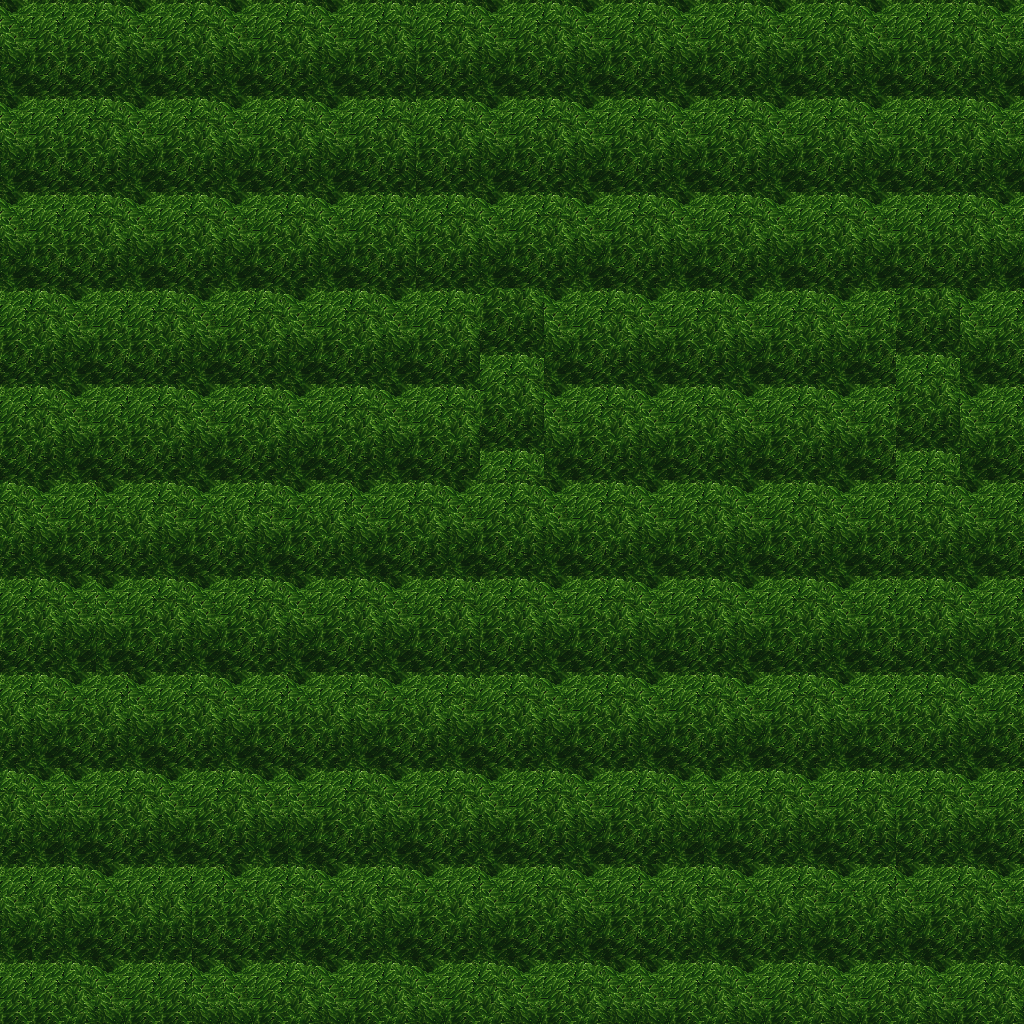

A level layout from a 2D game, rendered from its tile map. Below: a short description, then the map file with tile-grid data replaced by summaries:
An orthogonal 32x32 tile map with 32x32 px tiles, 5 tile layers (Ground, Objects, Objects2, Above, ...), 1 hidden layer not drawn, 19 tilesets.

<map version="1.10" tiledversion="1.11.0" orientation="orthogonal" renderorder="right-down" width="32" height="32" tilewidth="32" tileheight="32" infinite="0" nextlayerid="11" nextobjectid="1">
 <tileset firstgid="1" name="ground_ground" tilewidth="32" tileheight="32" tilecount="33" columns="3">
  <image source="../drawable/ground_ground.png" width="96" height="352" />
 </tileset>
 <tileset firstgid="34" name="plant_grasses" tilewidth="32" tileheight="32" tilecount="6" columns="3">
  <image source="../drawable/plant_grasses.png" width="96" height="64" />
 </tileset>
 <tileset firstgid="40" name="plant_flower_daisy_blue" tilewidth="32" tileheight="32" tilecount="8" columns="2">
  <image source="../drawable/plant_flower_daisy_blue.png" width="64" height="128" />
 </tileset>
 <tileset firstgid="48" name="plant_flower_daisy_yellow" tilewidth="32" tileheight="32" tilecount="8" columns="2">
  <image source="../drawable/plant_flower_daisy_yellow.png" width="64" height="128" />
 </tileset>
 <tileset firstgid="56" name="plant_flower_daisy_red" tilewidth="32" tileheight="32" tilecount="8" columns="2">
  <image source="../drawable/plant_flower_daisy_red.png" width="64" height="128" />
 </tileset>
 <tileset firstgid="64" name="plant_flower_daisy_white" tilewidth="32" tileheight="32" tilecount="8" columns="2">
  <image source="../drawable/plant_flower_daisy_white.png" width="64" height="128" />
 </tileset>
 <tileset firstgid="72" name="logic_collision" tilewidth="32" tileheight="32" tilecount="1" columns="1">
  <image source="../drawable/logic_collision.png" width="32" height="32" />
 </tileset>
 <tileset firstgid="73" name="plant_tree_tree_green" tilewidth="32" tileheight="32" tilecount="88" columns="8">
  <image source="../drawable/plant_tree_tree_green.png" width="256" height="352" />
 </tileset>
 <tileset firstgid="161" name="logic_item_resources" tilewidth="32" tileheight="32" tilecount="6" columns="6">
  <image source="../drawable/logic_item_resources.png" width="192" height="32" />
 </tileset>
 <tileset firstgid="167" name="item_statue_broken_green_column" tilewidth="32" tileheight="32" tilecount="2" columns="1">
  <image source="../drawable/item_statue_broken_green_column.png" width="32" height="64" />
 </tileset>
 <tileset firstgid="169" name="plant_tree_spruce" tilewidth="32" tileheight="32" tilecount="6" columns="2">
  <image source="../drawable/plant_tree_spruce.png" width="64" height="96" />
 </tileset>
 <tileset firstgid="175" name="plant_tree_pine_snowy" tilewidth="32" tileheight="32" tilecount="6" columns="2">
  <image source="../drawable/plant_tree_pine_snowy.png" width="64" height="96" />
 </tileset>
 <tileset firstgid="181" name="logic_creature_ent" tilewidth="32" tileheight="32" tilecount="4" columns="4">
  <image source="../drawable/logic_creature_ent.png" width="128" height="32" />
 </tileset>
 <tileset firstgid="185" name="logic_item_mushroom" tilewidth="32" tileheight="32" tilecount="6" columns="6">
  <image source="../drawable/logic_item_mushroom.png" width="192" height="32" />
 </tileset>
 <tileset firstgid="191" name="plant_star_shaped_plants" tilewidth="32" tileheight="32" tilecount="6" columns="2">
  <image source="../drawable/plant_star_shaped_plants.png" width="64" height="96" />
 </tileset>
 <tileset firstgid="197" name="plant_tree_tree_darkgreen" tilewidth="32" tileheight="32" tilecount="88" columns="8">
  <image source="../drawable/plant_tree_tree_darkgreen.png" width="256" height="352" />
 </tileset>
 <tileset firstgid="285" name="plant_stump_stump_pale_brown" tilewidth="32" tileheight="32" tilecount="4" columns="2">
  <image source="../drawable/plant_stump_stump_pale_brown.png" width="64" height="64" />
 </tileset>
 <tileset firstgid="289" name="plant_tree_umbrella_thorn" tilewidth="32" tileheight="32" tilecount="18" columns="6">
  <image source="../drawable/plant_tree_umbrella_thorn.png" width="192" height="96" />
 </tileset>
 <tileset firstgid="307" name="logic_item_fruits" tilewidth="32" tileheight="32" tilecount="16" columns="8">
  <image source="../drawable/logic_item_fruits.png" width="256" height="64" />
 </tileset>
 <layer id="1" name="Ground" width="32" height="32">
  <data>[1024 cells, 1024 non-empty, 1 distinct tile ids]</data>
 </layer>
 <layer id="2" name="Objects" width="32" height="32">
  <data>[1024 cells, 68 non-empty, 6 distinct tile ids]</data>
 </layer>
 <layer id="3" name="Objects2" width="32" height="32">
  <data>[1024 cells, 0 non-empty, 0 distinct tile ids]</data>
 </layer>
 <layer id="4" name="Above" width="32" height="32">
  <data>[1024 cells, 1024 non-empty, 9 distinct tile ids]</data>
 </layer>
 <layer id="5" name="Above2" width="32" height="32">
  <data>[1024 cells, 0 non-empty, 0 distinct tile ids]</data>
 </layer>
 <layer id="6" name="Walkable" width="32" height="32" visible="0">
  <data>[1024 cells, 1024 non-empty, 1 distinct tile ids]</data>
 </layer>
 <objectgroup id="7" name="Mapevents" />
 <objectgroup id="8" name="Spawn" />
 <objectgroup id="9" name="Keys" />
 <objectgroup id="10" name="Replace" />
</map>
